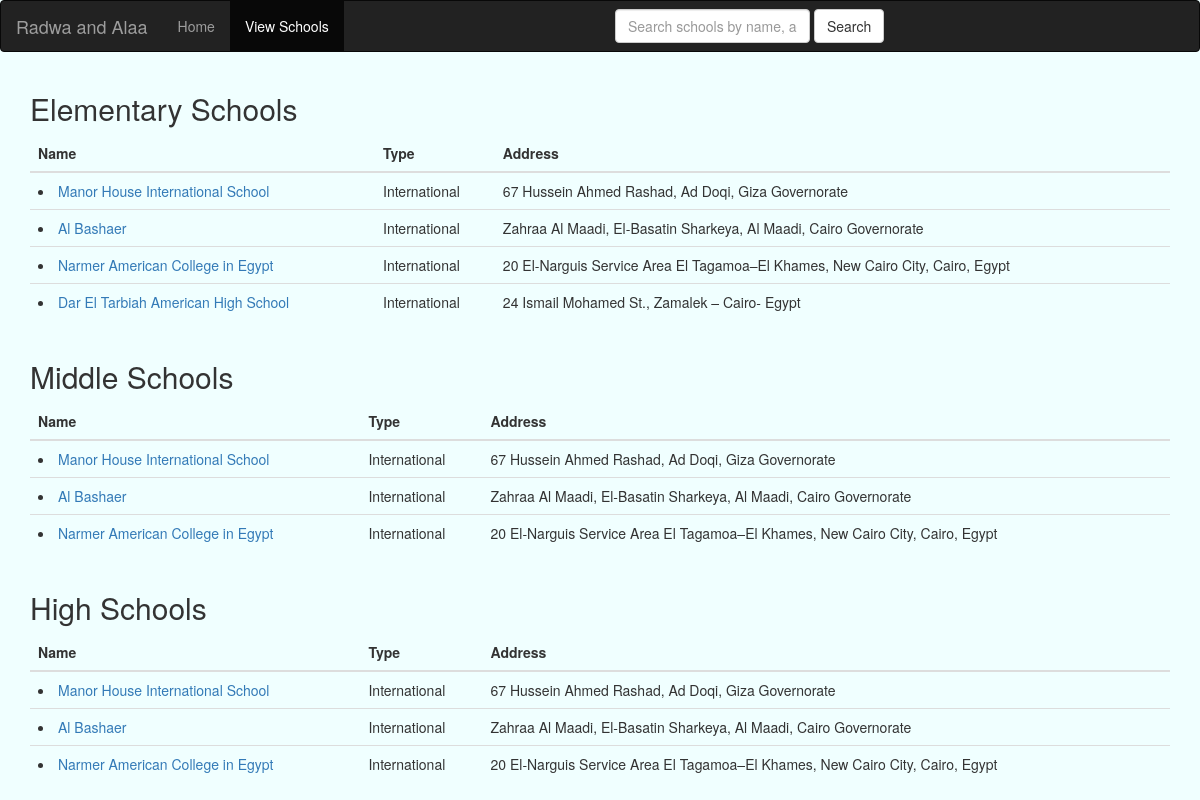
/website/view-schools.php, run on the app's committed database.
### tables this page shows
CREATE TABLE Schools (
	id INT PRIMARY KEY AUTO_INCREMENT, 
	name VARCHAR(200),
	address VARCHAR(200),  
	mission VARCHAR(500), 
	vision VARCHAR(500), 
	language VARCHAR(20), 
	general_info VARCHAR(2000), 
	fees INT, 
	type VARCHAR(20), 
	CHECK (type = 'national' OR type = 'National' OR type = 'international' OR type = 'International'),  
	email VARCHAR(50) UNIQUE 
);

### website/view-schools.php (the view, shortened to what this page needs)
<!DOCTYPE html>
<html>
<link rel="stylesheet" type="text/css" href="bootstrap.css">
<link rel="stylesheet" type="text/css" href="homepage.css">
<head>
	<link rel="stylesheet" href="https://maxcdn.bootstrapcdn.com/bootstrap/3.3.7/css/bootstrap.min.css">
</head>
<body>
	<nav class="navbar navbar-inverse">
		<div class="container-fluid">
			<div class="navbar-header">
				<a class="navbar-brand" href="#">Radwa and Alaa</a>
			</div>
			<ul class="nav navbar-nav">
				<li><a href="index.php">Home</a></li>
				<li class="active"><a href="view-schools.php">View Schools</a></li>
			</ul>
			<form id = "search-bar"  method = "post" class="navbar-form navbar-right" action = "search-schools.php">
				<div class="form-group">
					<input  type="text" class="form-control" placeholder="Search schools by name, address or type" name="school">
				</div>
				<button type="submit" class="btn btn-default">Search</button>
			</form>
		</div>
	</nav>
	<?php
	include 'connection-values.php';
	$stmt = mysqli_stmt_init($conn);
	if(!mysqli_stmt_prepare($stmt, 'CALL view_school_by_level(?)'))
	{
		print "Failed to prepare statement\n";
	}
	else
	{
		$level = 'elementary';
		mysqli_stmt_bind_param($stmt, "s", $level);
		mysqli_stmt_execute($stmt);
		$result = mysqli_stmt_get_result($stmt);
		echo "<div class='container'>";
		echo	"<h2>Elementary Schools</h2>";
		echo	"<table class='table table-hover'>";
		echo		"<thead>";
		echo			"<tr>";
		echo			"<th>Name</th>";
		echo				"<th>Type</th>";
		echo				"<th>Address</th>";
		echo			"</tr>";
		echo		"</thead>";
		echo		"<tbody>";
		while ($row = mysqli_fetch_array($result, MYSQLI_NUM))
		{
			echo "<tr>";
			$count = 0;
			foreach ($row as $r)
			{
				if($count == 0)
				{
					$id = $r;
				}
				else if($count == 1)
				{
					echo "<td><li><a href='school-info.php?id=$id'>$r</a></li></td>";
				}
				else
				{
					echo "<td>$r</td>";
				}
				$count = $count + 1;
			}
			echo "</tr>";
		}
		echo		"</tbody>";
		echo	"</table>";
		echo "</div>";
		$stmt = mysqli_stmt_init($conn);
		if(!mysqli_stmt_prepare($stmt, 'CALL view_school_by_level(?)'))
		{
			print "Failed to prepare statement\n";
		}
		else
		{
			$level = 'middle';
			mysqli_stmt_bind_param($stmt, "s", $level);
			mysqli_stmt_execute($stmt);
			$result = mysqli_stmt_get_result($stmt);
			echo "<div class='container'>";
			echo	"<h2>Middle Schools</h2>";
			echo	"<table class='table table-hover'>";
			echo		"<thead>";
			echo			"<tr>";
			echo			"<th>Name</th>";
			echo				"<th>Type</th>";
			echo				"<th>Address</th>";
			echo			"</tr>";
			echo		"</thead>";
			echo		"<tbody>";
			while ($row = mysqli_fetch_array($result, MYSQLI_NUM))
			{
				echo "<tr>";
				$count = 0;
				foreach ($row as $r)
				{
					if($count == 0)
					{
						$id = $r;
					}
					else if($count == 1)
					{
						echo "<td><li><a href='school-info.php?id=$id'>$r</a></li></td>";
					}
					else
					{
						echo "<td>$r</td>";
					}
					$count = $count + 1;
				}
				echo "</tr>";
			}
			echo		"</tbody>";
			echo	"</table>";
			echo "</div>";
			$stmt = mysqli_stmt_init($conn);
			if(!mysqli_stmt_prepare($stmt, 'CALL view_school_by_level(?)'))
			{
				print "Failed to prepare statement\n";
			}
			else
			{
				$level = 'high';
				mysqli_stmt_bind_param($stmt, "s", $level);
				mysqli_stmt_execute($stmt);
				$result = mysqli_stmt_get_result($stmt);
				echo "<div class='container'>";
				echo	"<h2>High Schools</h2>";
				echo	"<table class='table table-hover'>";
				echo		"<thead>";
				echo			"<tr>";
				echo			"<th>Name</th>";
				echo				"<th>Type</th>";
				echo				"<th>Address</th>";
				echo			"</tr>";
				echo		"</thead>";
				echo		"<tbody>";
				while ($row = mysqli_fetch_array($result, MYSQLI_NUM))
				{
					echo "<tr>";
					$count = 0;
					foreach ($row as $r)
					{
						if($count == 0)
						{
							$id = $r;
						}
						else if($count == 1)
						{
							echo "<td><li><a href='school-info.php?id=$id'>$r</a></li></td>";
						}
						else
						{
							echo "<td>$r</td>";
						}
						$count = $count + 1;
					}
					echo "</tr>";
				}
				echo		"</tbody>";
				echo	"</table>";
				echo "</div>";
			}
		}
	}
	?>
</body>
</html>

### website/homepage.css (style rules this page uses)
body { font-family: Palatino, "Palatino Linotype", "Palatino LT STD", "Book Antiqua", Georgia, serif; }
#search-bar { width: 50%; margin-right: auto; margin-left: auto; }

### website/view-schools.php (style rules this page uses)
body { background-color: #F0FFFF; }

### data on the page
schools: name "Manor House International School", type "International", address "67 Hussein Ahmed Rashad, Ad Doqi, Giza Governorate"
schools: name "Al Bashaer", type "International", address "Zahraa Al Maadi, El-Basatin Sharkeya, Al Maadi, Cairo Governorate"
schools: name "Narmer American College in Egypt", type "International", address "20 El-Narguis Service Area El Tagamoa–El Khames, New Cairo City, Cairo, Egypt"
schools: name "Dar El Tarbiah American High School", type "International", address "24 Ismail Mohamed St., Zamalek – Cairo- Egypt"
